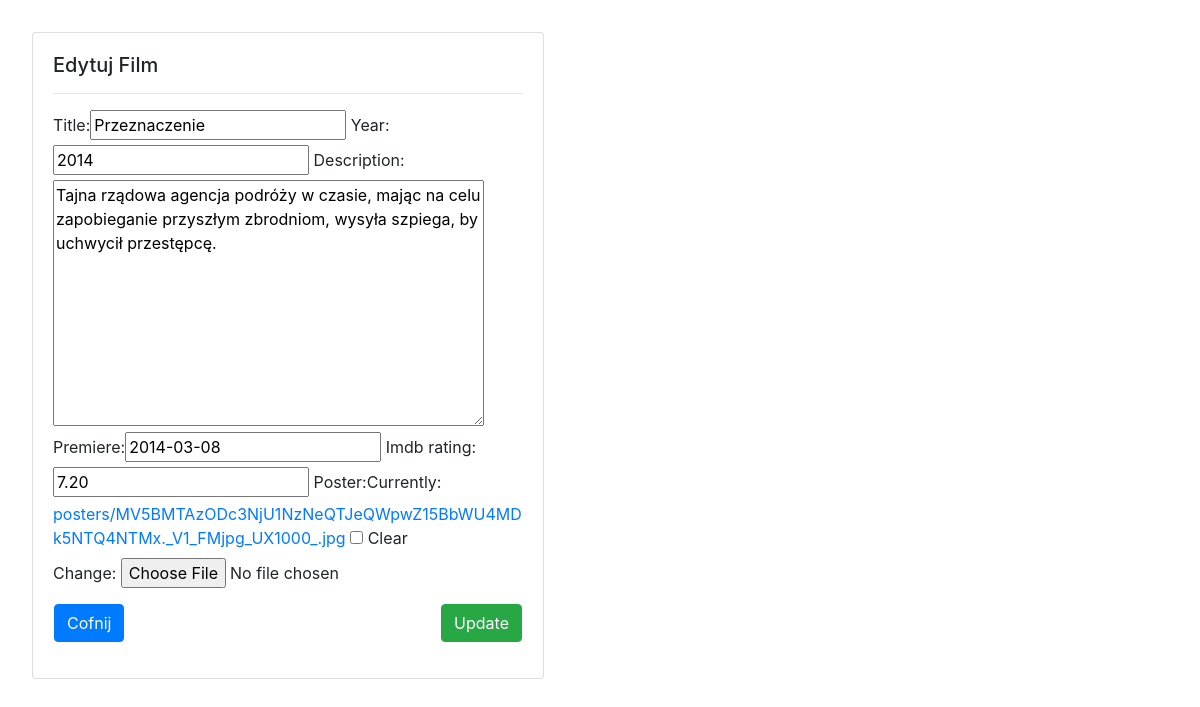
Screenshot of /filmy/edytuj-film/9/ (signed in) with the database file from the repository.
### kinoweb/models.py (models this page shows, shortened)
class Move(models.Model):
    title = models.CharField(max_length=64, blank=False)
    year = models.PositiveSmallIntegerField(default=2000)
    description = models.TextField(default="")
    premiere = models.DateField(null=True, blank=True)
    imdb_rating = models.DecimalField(decimal_places=2, max_digits=4, null=True, blank=True)
    poster = models.ImageField(upload_to="posters", null=True, blank=True)
    extra = models.OneToOneField(ExtraInfoToMovie, on_delete=models.CASCADE, null=True, blank=True)

### kinoweb/views.py (the view)
# urls.py: path('edytuj-film/<int:id>/', editMovie, name="editMovie"),
@login_required
def editMovie(request, id):
    isNewMovie = False
    movie = get_object_or_404(Move, pk=id)
    form = MoveForm(request.POST or None, request.FILES or None, instance=movie)
    if form.is_valid():
        form.save()
        return redirect(allMovies)
    return render(request, 'movieForm.html', {'form': form,'isNewMovie': isNewMovie})

### kinoweb/forms.py
class MoveForm(ModelForm):
    class Meta:
        model = Move
        fields = ['title', 'year', 'description', 'premiere', 'imdb_rating', 'poster']

### templates/movieForm.html (shortened to what this page needs)
{% extends 'main.html' %}
{% load bootstrap %}
{% block site %}
    <div class="card" style="width: 32rem;">
        <div class="card-body">
            {% if isNewMovie %}
                <h5 class="card-title">Nowy Film</h5>
            {% else %}
                <h5 class="card-title">Edytuj Film</h5>
            {% endif %}
            <hr>
            <form method="post" enctype="multipart/form-data">
                {{ form|bootstrap }}
                <div class="row justify-content-between" style="padding: 1rem;">
                    <a href="{% url 'allMovies' %}" class="btn btn-primary">Cofnij</a>
                    {% if isNewMovie %}
                        <button type="submit" class="btn btn-success">Zapisz</button>
                    {% else %}
                        <button type="submit" class="btn btn-success">Update</button>
                    {% endif %}
                </div>
            </form>
        </div>
    </div>
{% endblock %}

### myStatic/style.css (style rules this page uses)
body { padding: 2rem; }

### rows the page displays
Move: title "Przeznaczenie", year "2014", description "Tajna rządowa agencja podróży w czasie, mając na celu zapobieganie przyszłym zbrodniom, wysyła szpiega, by uchwycił przestępcę.", premiere "2014-03-08", imdb_rating "7.20"
